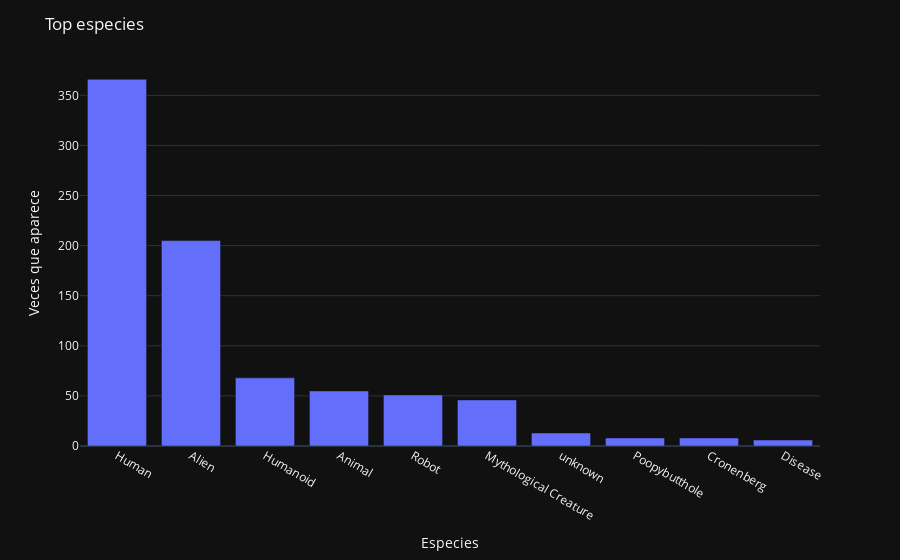

Notebook source saved alongside this figure:
### Code cell
import plotly.express as px
 
fig = px.bar(x=df['species'].value_counts().head(15).index, y=df['species'].value_counts().head(15).values)
fig.update_layout(title="Top especies", xaxis_title="Especies", yaxis_title="Veces que aparece", template = 'plotly_dark')
fig.show()

### Figure 1 — Plotly figure (JSON) as saved in the notebook; plotly's stock layout.template omitted (floating-point values rounded to 4 significant figures)
{"data": [{"alignmentgroup": "True", "hovertemplate": "x=%{x}<br>y=%{y}<extra></extra>", "legendgroup": "", "marker": {"color": "#636efa", "pattern": {"shape": ""}}, "name": "", "offsetgroup": "", "orientation": "v", "showlegend": false, "textposition": "auto", "type": "bar", "x": ["Human", "Alien", "Humanoid", "Animal", "Robot", "Mythological Creature", "unknown", "Poopybutthole", "Cronenberg", "Disease"], "xaxis": "x", "y": [366, 205, 68, 55, 51, 46, 13, 8, 8, 6], "yaxis": "y"}], "layout": {"barmode": "relative", "legend": {"tracegroupgap": 0}, "margin": {"t": 60}, "title": {"text": "Top especies"}, "xaxis": {"anchor": "y", "domain": [0, 1], "title": {"text": "Especies"}}, "yaxis": {"anchor": "x", "domain": [0, 1], "title": {"text": "Veces que aparece"}}}}
